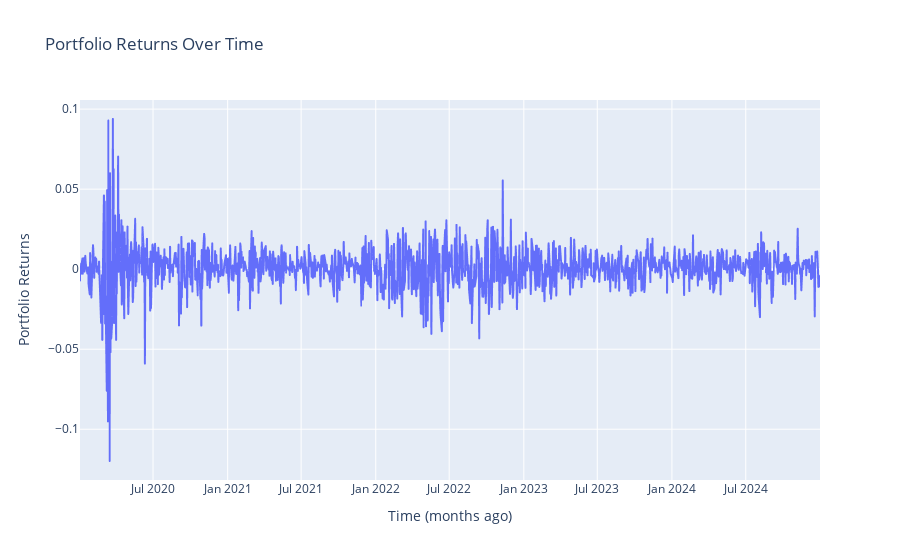

Notebook cell for this chart:
### Code cell
import plotly.express as px
import numpy as np

# Create a line plot
fig = px.line(x=dates, y=sp500_returns, labels={'x':'Time (months ago)', 'y':'Portfolio Returns'}, 
              title="Portfolio Returns Over Time")

fig.show()

### Figure 1 — Plotly figure (JSON) as saved in the notebook; plotly's stock layout.template omitted (floating-point values rounded to 4 significant figures; data arrays with more than 128 entries replaced by an {"elided": "..."} marker saying what was removed)
{"data": [{"hovertemplate": "Time (months ago)=%{x}<br>Portfolio Returns=%{y}<extra></extra>", "legendgroup": "", "line": {"color": "#636efa", "dash": "solid"}, "marker": {"symbol": "circle"}, "mode": "lines", "name": "", "showlegend": false, "type": "scattergl", "x": {"elided": "1257 str values"}, "xaxis": "x", "y": {"elided": "1257 float values"}, "yaxis": "y"}], "layout": {"legend": {"tracegroupgap": 0}, "title": {"text": "Portfolio Returns Over Time"}, "xaxis": {"anchor": "y", "domain": [0, 1], "title": {"text": "Time (months ago)"}}, "yaxis": {"anchor": "x", "domain": [0, 1], "title": {"text": "Portfolio Returns"}}}}
